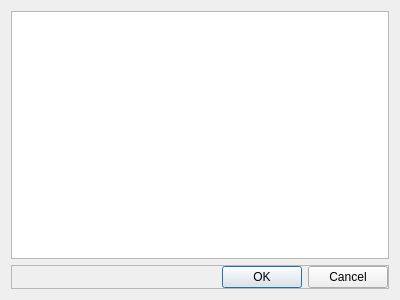
<?xml version="1.0" encoding="UTF-8"?>
<ui version="4.0">
 <class>GroupsDialog</class>
 <widget class="QDialog" name="GroupsDialog">
  <property name="geometry">
   <rect>
    <x>0</x>
    <y>0</y>
    <width>400</width>
    <height>300</height>
   </rect>
  </property>
  <property name="windowTitle">
   <string>Groups</string>
  </property>
  <layout class="QVBoxLayout" name="verticalLayout">
   <item>
    <widget class="QListView" name="listView"/>
   </item>
   <item>
    <widget class="QFrame" name="frame">
     <property name="frameShape">
      <enum>QFrame::StyledPanel</enum>
     </property>
     <property name="frameShadow">
      <enum>QFrame::Raised</enum>
     </property>
     <layout class="QHBoxLayout" name="horizontalLayout">
      <property name="margin">
       <number>0</number>
      </property>
      <item>
       <spacer name="horizontalSpacer">
        <property name="orientation">
         <enum>Qt::Horizontal</enum>
        </property>
        <property name="sizeHint" stdset="0">
         <size>
          <width>40</width>
          <height>20</height>
         </size>
        </property>
       </spacer>
      </item>
      <item>
       <widget class="QPushButton" name="okButton">
        <property name="text">
         <string>OK</string>
        </property>
       </widget>
      </item>
      <item>
       <widget class="QPushButton" name="cancelButton">
        <property name="text">
         <string>Cancel</string>
        </property>
       </widget>
      </item>
     </layout>
    </widget>
   </item>
  </layout>
 </widget>
 <resources/>
 <connections/>
</ui>
